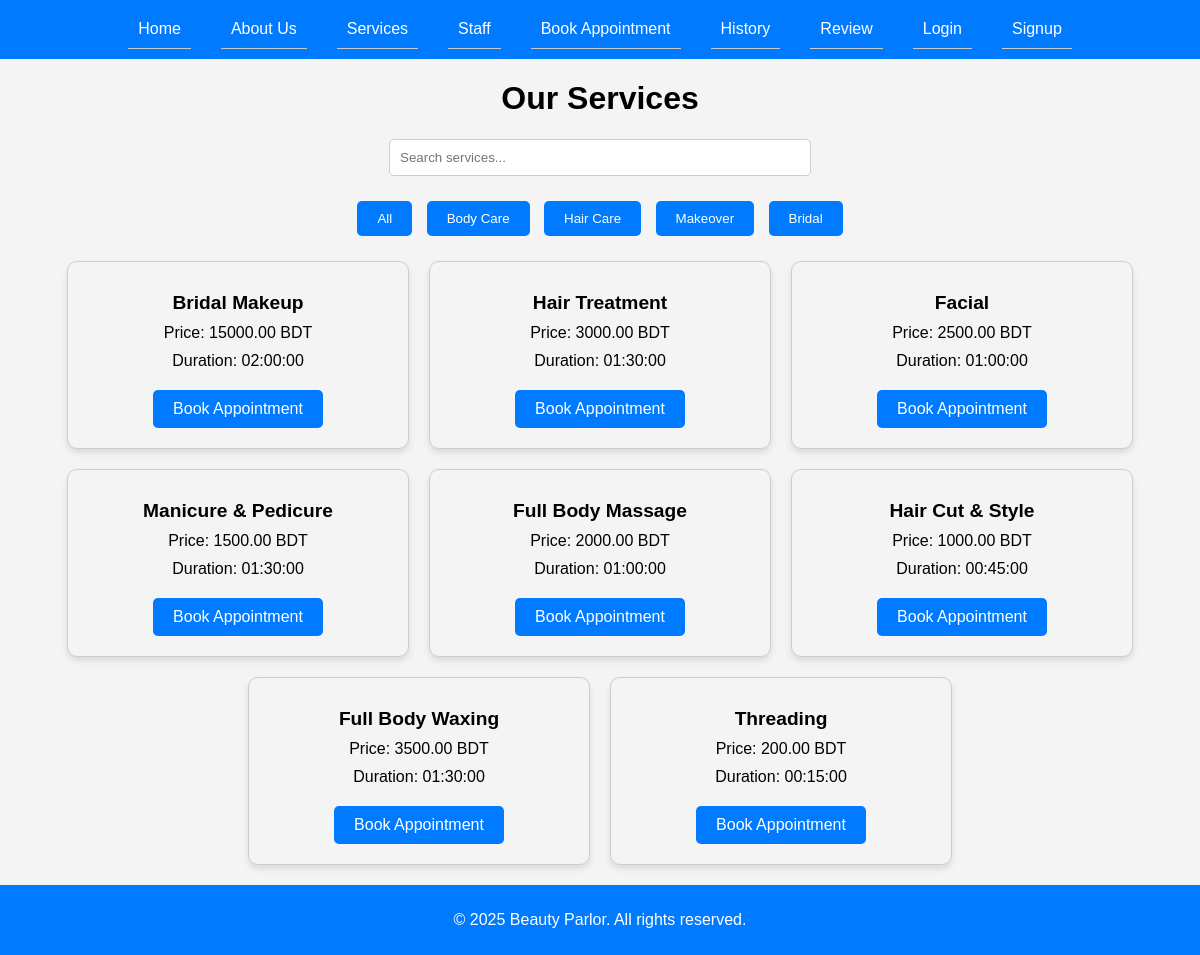
Screenshot of /c_services.php with the database file from the repository.
### tables this page shows
CREATE TABLE services (
    sid VARCHAR(10) PRIMARY KEY,
    sname VARCHAR(100),
    sprice DECIMAL(10,2),
    sduration TIME,
    category VARCHAR(50)
);

### c_services.php (the view, shortened to what this page needs)
<?php
$servername = "localhost";
$username = "root";
$password = "";
$dbname = "beauty_parlor";
$conn = new mysqli($servername, $username, $password, $dbname);
$sql = "SELECT * FROM services";
$result = $conn->query($sql);
?>
<!DOCTYPE html>
<html lang="en">
<head>
    <link rel="stylesheet" href="css/styles.css">
</head>
<body>
    <?php include 'includes/header.php'; ?>
    <div class="content">
        <div class="container">
            <h1>Our Services</h1>
            <div class="search-bar">
                <input type="text" placeholder="Search services..." id="search" onkeyup="filterServices()">
            </div>
            <div class="filter-bar">
                <button class="filter-btn" onclick="filterServices('all')">All</button>
                <button class="filter-btn" onclick="filterServices('Body Care')">Body Care</button>
                <button class="filter-btn" onclick="filterServices('Hair Care')">Hair Care</button>
                <button class="filter-btn" onclick="filterServices('Makeover')">Makeover</button>
                <button class="filter-btn" onclick="filterServices('Bridal')">Bridal</button>
            </div>
            <div class="service-grid">
                <?php
                if ($result->num_rows > 0) {
                    while ($row = $result->fetch_assoc()) {
                        echo '<div class="service-card" data-category="' . $row["category"] . '">';
                        echo '<h3>' . $row["sname"] . '</h3>';
                        echo '<p>Price: ' . $row["sprice"] . ' BDT</p>';
                        echo '<p>Duration: ' . $row["sduration"] . '</p>';
                        echo '<a href="book_appointment.php" class="btn">Book Appointment</a>';
                        echo '</div>';
                    }
                } else {
                    echo '<p>No services available</p>';
                }
                ?>
            </div>
        </div>
    </div>
    <?php include 'includes/footer.php'; ?>
</body>
</html>

### css/styles.css (style rules this page uses)
html, body { height: 100%; margin: 0; padding: 0; }
.content { min-height: 100%; margin-bottom: -50px; }
.content:after { content: ""; display: block; height: 50px; }
body { font-family: Arial, sans-serif; background-color: #f4f4f4; margin: 0; padding: 0; }
.container { width: 90%; margin: auto; text-align: center; }
.search-bar { margin-bottom: 20px; }
.search-bar input { padding: 10px; width: 80%; max-width: 400px; border: 1px solid #ccc; border-radius: 5px; }
.filter-bar { margin-bottom: 20px; }
.filter-btn { padding: 10px 20px; margin: 5px; border: none; background-color: #007BFF; color: white; cursor: pointer; border-radius: 5px; }
.service-grid { display: flex; flex-wrap: wrap; gap: 20px; justify-content: center; }
.service-card { border: 1px solid #ccc; border-radius: 10px; padding: 20px; width: 300px; text-align: center; box-shadow: 0 4px 6px rgba(0, 0, 0, 0.1); }
.service-card h3 { font-size: 1.2rem; margin: 10px 0; }
.service-card p { margin: 10px 0; font-size: 1rem; }
.service-card .btn { display: inline-block; padding: 10px 20px; background-color: #007BFF; color: white; text-decoration: none; border-radius: 5px; margin-top: 10px; }

### rows the page displays
services: sname "Bridal Makeup", sprice "15000.00", sduration "02:00:00"
services: sname "Hair Treatment", sprice "3000.00", sduration "01:30:00"
services: sname "Facial", sprice "2500.00", sduration "01:00:00"
services: sname "Manicure & Pedicure", sprice "1500.00", sduration "01:30:00"
services: sname "Full Body Massage", sprice "2000.00", sduration "01:00:00"
services: sname "Hair Cut & Style", sprice "1000.00", sduration "00:45:00"
services: sname "Full Body Waxing", sprice "3500.00", sduration "01:30:00"
services: sname "Threading", sprice "200.00", sduration "00:15:00"
